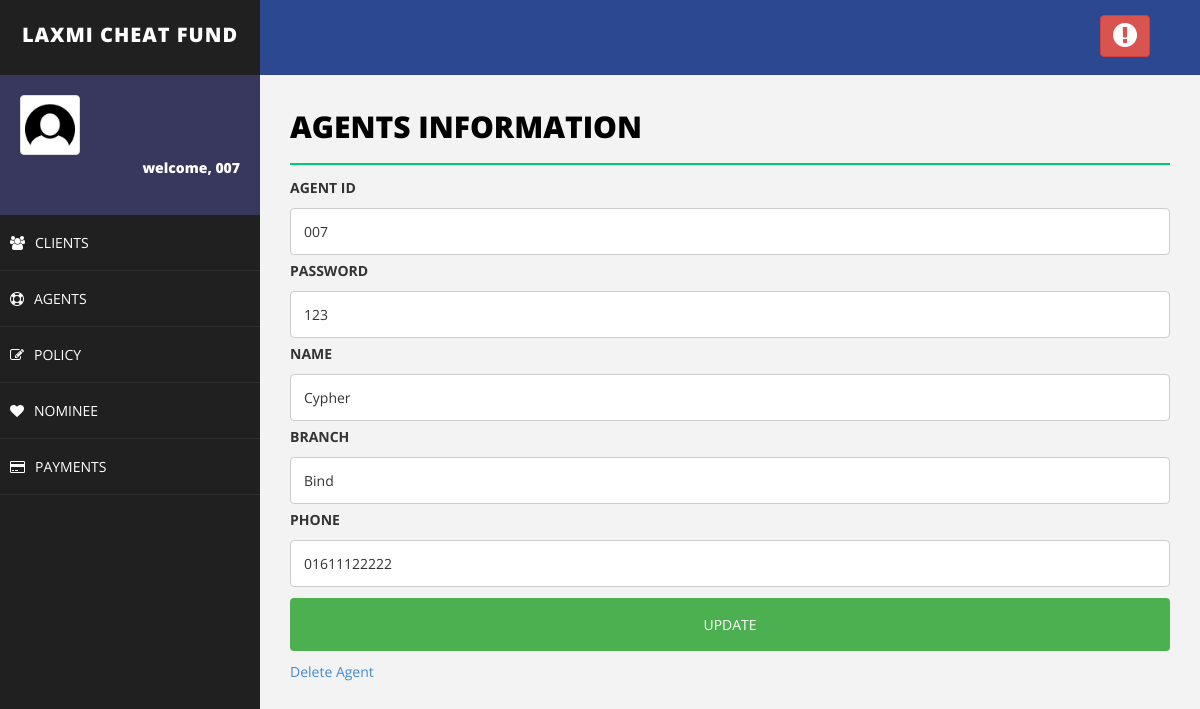
The app's page /editAgent.php?agent_id=007 (signed in) with its own data.
### tables this page shows
CREATE TABLE `agent` (
  `agent_id` varchar(50) NOT NULL,
  `agent_password` varchar(30) NOT NULL,
  `name` varchar(50) NOT NULL,
  `branch` varchar(50) NOT NULL,
  `phone` varchar(50) NOT NULL
);

### editAgent.php (the view, shortened to what this page needs)
<!DOCTYPE html>
<html>
<head>
    <link href="assets/css/bootstrap.css" rel="stylesheet" />
    <link href="assets/css/font-awesome.css" rel="stylesheet" />
    <link href="assets/css/basic.css" rel="stylesheet" />
    <link href="assets/css/custom.css" rel="stylesheet" />
</head>
<body>
<?php
include 'header.php';
?>
        <div id="page-wrapper">
                <div class="row">
                    <div class="col-md-12">
                        <h1 class="page-head-line">Agents Information
						</h1>
                    </div>
                </div>
<?php
include'connection.php';
	if($_SERVER["REQUEST_METHOD"] == "GET"){
		$agent_id = $_GET["agent_id"];
	}
	$sql = "SELECT agent_id, agent_password, name, branch, phone from agent where agent_id='$agent_id'";
	$result = $conn->query($sql);
	echo "<div>\n";
	  echo '<form action="updateAgent.php" method="post">';
	    echo "<label for=\"fname\">AGENT ID</label>";
	    echo "<input type=\"text\" value=\"$agent_id\"name=\"agent_id\"/>"."</br>";
	while($row = $result->fetch_assoc()) {
		echo "<label for=\"fname\">PASSWORD</label>";
	    echo "<input type=\"text\" agent_id=\"fname\" name=\"agent_password\" placeholder=\"password..\" value=\"$row[agent_password]\">";
		echo "<label for=\"fname\">NAME</label>";
	    echo "<input type=\"text\" agent_id=\"fname\" name=\"name\" placeholder=\"Your Name..\" value=\"$row[name]\">";
		echo "<label for=\"fname\">BRANCH</label>";
		echo "<input type=\"text\" agent_id=\"fname\" name=\"branch\" placeholder=\"Your Branch..\" value=\"$row[branch]\">";
		echo "<label for=\"fname\">PHONE</label>";
		echo "<input type=\"text\" agent_id=\"fname\" name=\"phone\" placeholder=\"Your Phone..\" value=\"$row[phone]\">";
    }
	echo "<input type=\"submit\" value=\"UPDATE\">";
	echo "</form>\n";
	echo "<a href='deleteAgent.php?agent_id=".$agent_id."'>Delete Agent</a>";
echo "</div>\n";
?>
        </div>
    </div>
</body>
</html>

### assets/css/basic.css (style rules this page uses)
body { font-family: 'Open Sans', sans-serif; line-height:25px; }
#page-wrapper { padding: 15px 15px; min-height: 600px; background: #F3F3F3; }
.page-head-line { font-size: 30px; text-transform: uppercase; color: #000; font-weight: 800; padding-bottom: 20px; border-bottom: 2px solid #00CA79; margin-bottom: 10px; }
@media (min-width:768px) { #page-wrapper { margin: 0 0 0 260px; padding: 15px 30px; min-height: 1200px; } }

### editAgent.php (style rules this page uses)
input[type=text], select { width: 100%; padding: 10px 13px; margin: 3px 0; display: inline-block; border: 1px solid #ccc; border-radius: 4px; box-sizing: border-box; }
input[type=submit] { width: 100%; background-color: #4CAF50; color: white; padding: 14px 20px; margin: 8px 0; border: none; border-radius: 4px; cursor: pointer; }

### records on screen
agent: agent_password "123", name "Cypher", branch "Bind", phone "01611122222"

### other values on screen
$_SESSION["username"] "007"
